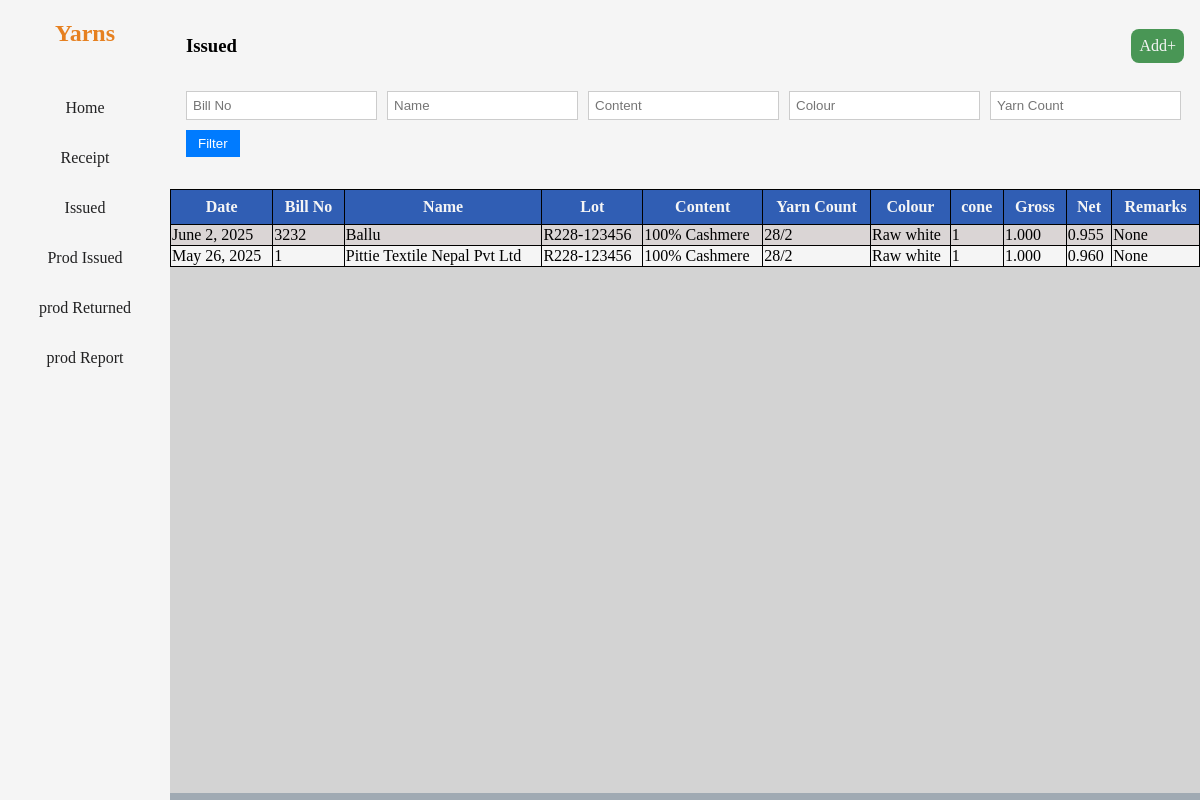
Screenshot of /issued/ with the database file from the repository.
### stock/models.py (models this page shows, shortened)
class CommonInfo(models.Model):
    date = models.DateField(auto_now_add=True)
    bill_no = models.CharField(max_length=50)
    name = models.CharField(max_length=50)
    yarn_lot = models.CharField(max_length=50)
    content = models.CharField(max_length=50)
    yarn_count = models.CharField(max_length=50)
    colour = models.CharField(max_length=50, null=True)
    no_of_cones = models.PositiveIntegerField()
    avg_cone_weight = models.DecimalField(max_digits=10, decimal_places=3)
    gross_weight = models.DecimalField(max_digits=10, decimal_places=3)
    net_weight = models.DecimalField(max_digits=6, decimal_places=3, editable=False, null=True)
    remarks = models.CharField(max_length=50, null=True, default="", blank=True)
    class Meta:
        abstract = True

class Issued(CommonInfo, models.Model):
     def __str__(self):
        return f'{self.name}-{self.yarn_count}-{self.content}'

### stock/views.py (the view)
# urls.py: path('issued/', views.issued, name='issued'),
def issued(request):
    datas = Issued.objects.all().order_by('-date')
    bill_no = request.GET.get('bill_no')
    name = request.GET.get('name')
    content = request.GET.get('content')
    colour = request.GET.get('colour')
    yarn_count = request.GET.get('yarn_count')
    if bill_no:
        datas = datas.filter(bill_no__icontains=bill_no)
    if name:
        datas = datas.filter(name__icontains=name)
    if content:
        datas = datas.filter(content__iexact=content)
    if yarn_count:
        datas = datas.filter(yarn_count__iexact=yarn_count)
    if colour:
        datas = datas.filter(colour__icontains=colour)
    if request.method == 'POST':
        form = Issued_Form(request.POST)
        if form.is_valid():
            data = form.save(commit= False)
            data.save()
            return redirect('issued')
    else:
        form = Issued_Form()
    context = {
        'form': form,
        'datas': datas,
        'filters': {
            'bill_no': bill_no or '',
            'name': name or '',
            'content': content or '',
            'colour': colour or '',
            'yarn_count': yarn_count or '',
        }
    }
    return render(request, 'issued.html', context)

### stock/forms.py
class Issued_Form(ModelForm):
    class Meta:
        model = Issued
        fields = '__all__'

### stock/templates/issued.html (shortened to what this page needs)
{% extends 'base.html' %}
{% block heading %}Issued{% endblock %}
{% block filter %}
<form method="get" class="filter-form">
    <input type="text" name="bill_no" placeholder="Bill No" value="{{ filters.bill_no }}">
    <input type="text" name="name" placeholder="Name" value="{{ filters.name }}">
    <input type="text" name="content" placeholder="Content" value="{{ filters.content }}">
    <input type="text" name="colour" placeholder="Colour" value="{{ filters.colour }}">
    <input type="text" name="yarn_count" placeholder="Yarn Count" value="{{ filters.yarn_count }}">
    <button type="submit">Filter</button>
</form>
{% endblock %}
{% block addbutton %}<div class="add-button">Add+</div>{% endblock %}
{% block table %}
<table>
  <thead>
    <tr>
            <th>Date</th>
            <th>Bill No</th>
            <th>Name</th>
            <th>Lot</th>
            <th>Content</th>
            <th>Yarn Count</th>
            <th>Colour</th>
            <th>cone</th>
            <th>Gross</th>
            <th>Net</th>
            <th>Remarks</th>
        </tr>
  </thead>
  <tbody>
    {% for data in datas %}
            <tr class="clickable-row" data-href="{% url 'issued_edit' data.id %}" tabindex="0">
            <td>{{ data.date }}</td>
            <td>{{ data.bill_no }}</td>
            <td>{{ data.name }}</td>
            <td>{{ data.yarn_lot }}</td>
            <td>{{ data.content }}</td>
            <td>{{ data.yarn_count }}</td>
            <td>{{ data.colour }}</td>
            <td>{{ data.no_of_cones }}</td>
            <td>{{ data.gross_weight }}</td>
            <td>{{ data.net_weight }}</td>
            <td>{{ data.remarks }}</td>
        </tr>
        {% endfor %}
  </tbody>
    </table>
{% endblock %}

### templates/base.html (style rules this page uses)
body { padding: 0; margin: 0; display: flex; flex-direction: row; background-color: rgb(160, 170, 179); }
.add-button { background-color: rgb(73, 150, 85); padding: .5rem; border-radius: .5rem; color: whitesmoke; }
thead th { position: sticky; top: 0; background-color: rgb(48, 94, 180); color: white; z-index: 2; padding: 0.5rem; }
table { width: 100%; background-color: whitesmoke; }
table th { background-color: rgb(48, 94, 180); color: whitesmoke; position: sticky; }
table, th, td { border: solid 1px black; border-collapse: collapse; }
table tr { cursor: pointer; }
table tr:nth-child(odd) { background-color: rgb(218, 213, 213); }
.filter-form { margin: 1rem 0; display: flex; flex-wrap: wrap; gap: 10px; }
.filter-form input, .filter-form select { padding: 6px; border: 1px solid #ccc; }
.filter-form button { padding: 6px 12px; background-color: #007bff; color: white; border: none; cursor: pointer; }

### rows the page displays
Issued: date "June 2, 2025", bill_no "3232", name "Ballu", yarn_lot "R228-123456", content "100% Cashmere", yarn_count "28/2", colour "Raw white", no_of_cones "1", gross_weight "1.000", net_weight "0.955", remarks "None"
Issued: date "May 26, 2025", bill_no "1", name "Pittie Textile Nepal Pvt Ltd", yarn_lot "R228-123456", content "100% Cashmere", yarn_count "28/2", colour "Raw white", no_of_cones "1", gross_weight "1.000", net_weight "0.960", remarks "None"
